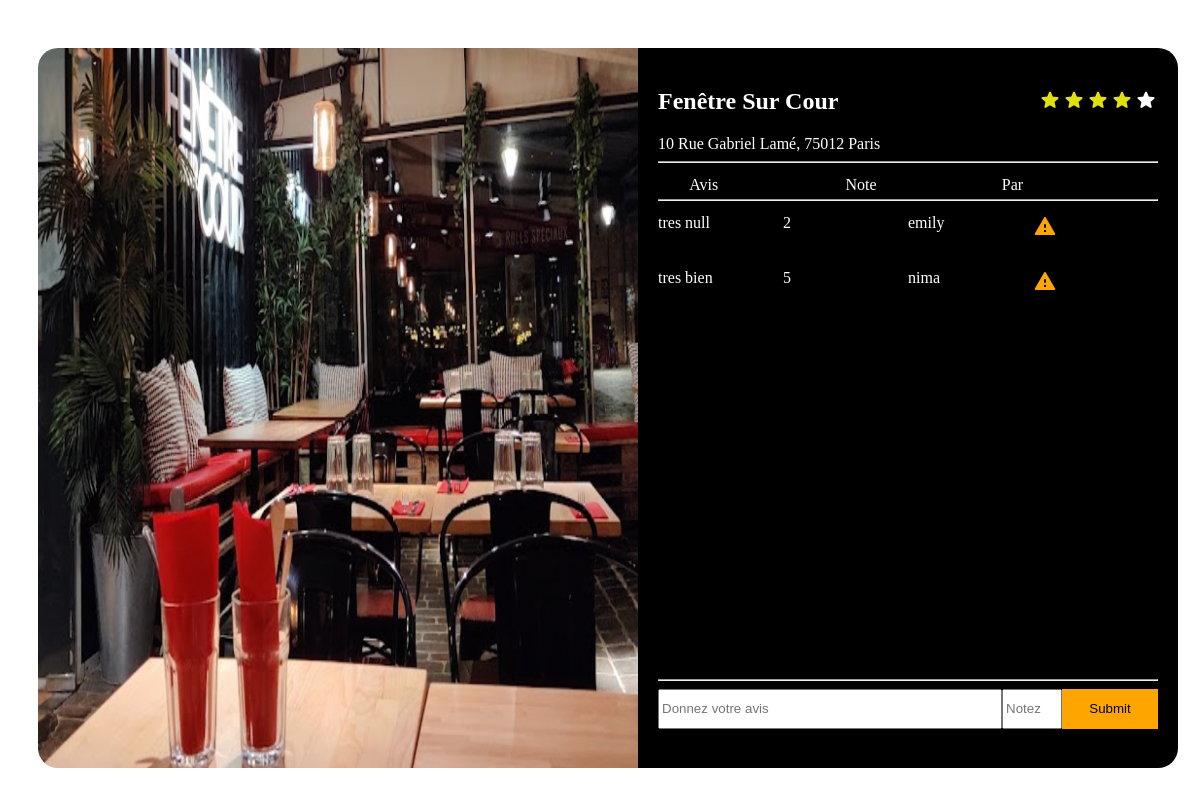
Screenshot of /src/views/restaurantPage.php?nom=Fenêtre Sur Cour (signed in) with the database file from the repository.
### tables this page shows
create table restaurants
(
    nom       varchar(32)  NOT NULL,
    adress    varchar(128) NOT NULL,
    img__Path varchar(64)  NULL DEFAULT '',
    note      DOUBLE NOT NULL DEFAULT 0,
    restaurantID int AUTO_INCREMENT ,
    PRIMARY KEY (restaurantID)
);

create table avis(
    restaurantId int,
    userAvisId int,
    avis varchar(1024) DEFAULT NULL,
    note DOUBLE DEFAULT NULL,
    isReportedBinary INT DEFAULT 0,
    FOREIGN KEY(restaurantId) REFERENCES restaurants(restaurantID),
    FOREIGN KEY(userAvisId) REFERENCES users(userID)
);

create table users
(
    identifiant       varchar(32)  NOT NULL,
    mail    varchar(64) NOT NULL,
    isAdmin      INT(1) NOT NULL DEFAULT 0,
    password varchar(1024) NOT NULL,
    userID int AUTO_INCREMENT,
    PRIMARY KEY (userID)
);

### src/core/userNamefromUserID.php (called while the page is built, shortened)
<?php
function userIDToName($id)
{
    $conn = getConnection();
    $conn->select_db('leProjet');
    $quary = "SELECT * from users WHERE userID = '$id'";
    $resault = mysqli_query($conn, $quary);
    if ($resault->num_rows > 0) {
        return mysqli_fetch_array($resault)['identifiant'];
    } else return '-';
}
?>

### src/views/restaurantPage.php (the view, shortened to what this page needs)
<?php
require_once '../core/restaurantPageAvisBuilder.php';
$nom = $_GET['nom'];
$conn = getConnection();
$conn->select_db('leProjet');
$qaury = "Select * from restaurants WHERE nom = '$nom'";
$resault = mysqli_query($conn, $qaury);
$row = mysqli_fetch_array($resault);
function echoStar($nbStar){
    $tmp = '';
    for($i = 0; $i < $nbStar; $i++){
        $tmp .= '<span class="material-icons-round" style="color: #e1e10a">star</span>';
    }
    for($j = 0; $j < 5 - $nbStar; $j++){
        $tmp .= '<span class="material-icons-round" style="color: white">star</span>';
    }
    return $tmp;
}
?>
<html lang="fr">
<link href="css/restaurantPage.css" rel="stylesheet">
<body class="body">
<div class="mainContainer">
    <div class="mainContainerLeftDiv">
        <img src="<?php echo $row['img__Path']?>">
    </div>
    <div class="mainContainerRightDiv">
        <div class="NomNoteRow">
            <h2><?php echo $row['nom']?></h2>
            <h2><?php echo echoStar(intval($row['note']));?></h2>
        </div>
        <p1><?php echo $row['adress']?></p1>
        <hr/>
        <div class="avisDiv">
            <div class="avisRow" style="height: 20px"><p1>Avis</p1><p1>Note</p1><p1>Par</p1></div>
            <hr/>
            <?php echo getAvisListe($row['restaurantID']); ?>
        </div>
        <hr/>
        <div class="inputBoxDiv">
            <form class="texteInputRow" action="../core/submitAvis.php" method="post">
                <input type="text" class="inputSection" placeholder="Donnez votre avis" name="avis">
                <input type="number" class="inputNum" max="5" min="0" placeholder="Notez" name="note">
                <input type="submit" class="publierButton" placeholder="Publier">
            </form>
        </div>
    </div>
</div>
</body>
</html>

### src/core/restaurantPageAvisBuilder.php (shortened to what this page needs)
<?php
require_once 'userNamefromUserID.php';
function getAvisListe($restoID): ?string
{
    $conn = getConnection();
    $conn->select_db('leProjet');
    $quary = "SELECT * from avis where restaurantId = '$restoID'";
    $resault = mysqli_query($conn, $quary);
    if ($resault->num_rows > 0){
        $funcResault = '';
        while ($tmp = mysqli_fetch_array($resault)){
            $funcResault .= restoAvisHTMLBodyBuilder($tmp['avis'], $tmp['note'],
                userIDToName($tmp['userAvisId']), $tmp['isReportedBinary']);
        }
        return $funcResault;
    }
    else return null;
}
function restoAvisHTMLBodyBuilder($avis, $note, $user, $dejaReported): string
{
    $note = ($note != 0) ? $note : '-';
    $tmp = '';
    $tmp .= '<div class="avisRow">';
    $tmp .= "<p1>$avis</p1>";
    $tmp .= "<p1>$note</p1>";
    $tmp .= "<p1>$user</p1>";
    if ($dejaReported == 0 ) {
        $tmp .= "<p1><a href='../core/reportToAdmin.php?avis=$avis'><span class='material-icons-round' style='color: orange'>report_problem</span></a></p1>";
    } else {
        $tmp .= "<p1 style='color: gray'>déjà signalé</p1>";
    }
    $tmp .= '</div>';
    return $tmp;
}
?>

### src/views/css/restaurantPage.css (style rules this page uses)
.body { width: 100%; height: 100%; display: flex; align-items: center; justify-content: center; }
.mainContainer { width: 95%; height: 90%; border-radius: 20px; display: flex; flex-direction: row; }
.mainContainerLeftDiv { flex: 4; }
.mainContainerRightDiv { flex: 1; background-color: black; padding: 20px; color: white; border-bottom-right-radius: 20px; border-top-right-radius: 20px; }
.texteInputRow { display: flex; flex-direction: row; }
.inputSection { flex: 4; width: 100%; height: 40px; }
.inputNum { width: 60px; }
.publierButton { flex: 1; background-color: orange; border: black; }
.avisDiv { height: 500px; overflow-y: scroll; }
.mainContainerLeftDiv img { width: 100%; height: 100%; border-bottom-left-radius: 20px; border-top-left-radius: 20px; }
.NomNoteRow { display: flex; flex-direction: row; justify-content: space-between; flex-wrap: wrap; }
.avisRow p1 { flex: 1; width: 500px; max-width: 25%; min-height: 50px; padding-top: 5px; overflow-wrap: break-word; }
.avisRow { display: flex; flex-direction: row; flex-wrap: wrap; justify-content: space-evenly; }

### rows the page displays
restaurants: img__Path (picture), nom "Fenêtre Sur Cour", adress "10 Rue Gabriel Lamé, 75012 Paris"
avis: avis "tres null", note "2", userAvisId.identifiant "emily"
avis: avis "tres bien", note "5", userAvisId.identifiant "nima"
